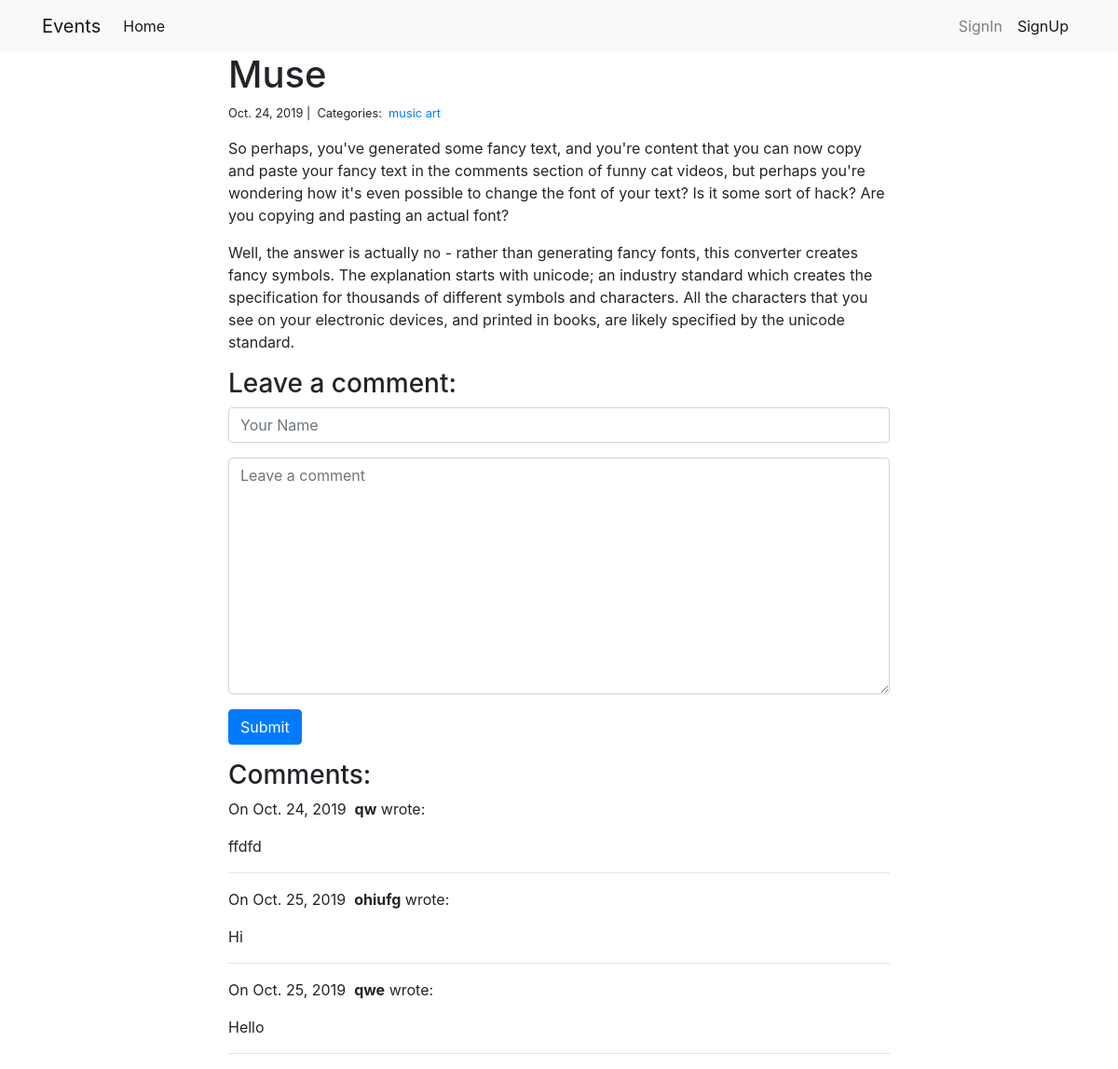
Screenshot of /3/ with the database file from the repository.
### blog/models.py (models this page shows, shortened)
class Post(models.Model):
    title = models.CharField(max_length=255)
    body = models.TextField()
    img = models.ImageField(upload_to=get_image_path, blank=True, null=True)
    created_on = models.DateTimeField(auto_now_add=True)
    last_modified = models.DateTimeField(auto_now=True)
    categories = models.ManyToManyField('Category', related_name='posts')

class Category(models.Model):
    id = models.AutoField(primary_key=True)
    name = models.CharField(max_length=20)

class Comment(models.Model):
    author = models.CharField(max_length=60)
    body = models.TextField()
    created_on = models.DateTimeField(auto_now_add=True)
    post = models.ForeignKey('Post', on_delete=models.CASCADE)

### blog/views.py (the view, shortened to what this page needs)
# urls.py: path("<int:pk>/", views.blog_detail, name='blog_detail'),
def blog_detail(request, pk):
    post = Post.objects.get(pk=pk)
    form = CommentForm()
    comments = Comment.objects.filter(post=post)
    context = {
        'post': post,
        'comments': comments,
        'form': form
    }
    return render(request, 'blog_detail.html', context)

### blog/forms.py
class CommentForm(forms.Form):
    author = forms.CharField(
        max_length=60,
        widget=forms.TextInput(attrs={
            "class": "form-control",
            "placeholder": "Your Name"
        }))
    body = forms.CharField(widget=forms.Textarea(
        attrs={
            "class": "form-control",
            "placeholder": "Leave a comment"
        }))

### blog/templates/blog_detail.html (shortened to what this page needs)
{% extends "base.html" %}
{% block page_content %}
<div class="col-md-8 offset-md-2">
    <h1>{{ post.title }}</h1>
    <small>
        {{ post.created_on.date }} |&nbsp;
        Categories:&nbsp;
        {% for category in post.categories.all %}
            <a href="{% url 'blog_category' category.name %}">
                {{ category.name }}
            </a>
        {% endfor %}
    </small>
    <p>{{ post.body | linebreaks }}</p>
    <h3>Leave a comment:</h3>
    <form action="/{{ post.pk }}/" method="post">
        <div class="form-group">
            {{ form.author }}
        </div>
        <div class="form-group">
            {{ form.body }}
        </div>
        <button type="submit" class="btn btn-primary">Submit</button>
    </form>
    <h3>Comments:</h3>
    {% for comment in comments %}
    <p>
        On {{ comment.created_on.date }}&nbsp;
        <b>{{ comment.author }}</b> wrote:
    </p>
    <p>{{ comment.body }}</p>
    <hr>
    {% endfor %}
</div>
{% endblock %}

### rows the page displays
Post: title "Muse", created_on "Oct. 24, 2019", body "So perhaps, you've generated some fancy text, and you're content that you can now copy and paste your fancy text in the comments section of funny cat videos, but perhaps you're wondering how it's even possible to change the font of your text? Is it some sort of hack? Are you copying and pasting an actual font? Well, the answer is actually no - rather than generating fancy fonts, this converter creates fancy symbols. The explanation starts with unicode; an industry standard which creates the specification for thousands of different symbols and characters. All the characters that you see on your electronic devices, and printed in books, are likely specified by the unicode standard."
Category: name "music"
Category: name "art"
Comment: created_on "Oct. 24, 2019", author "qw", body "ffdfd"
Comment: created_on "Oct. 25, 2019", author "ohiufg", body "Hi"
Comment: created_on "Oct. 25, 2019", author "qwe", body "Hello"
